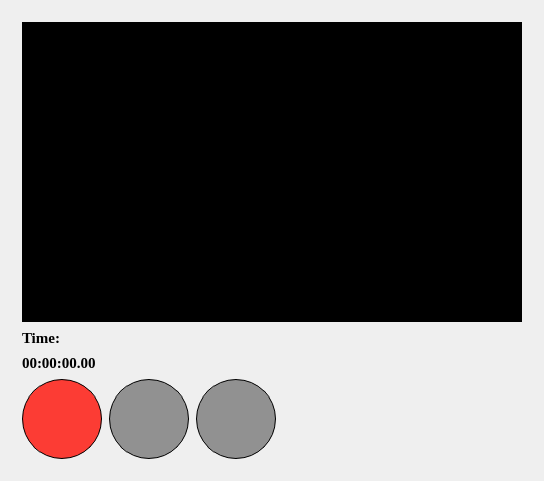
         <widget class="QWidget" name="Recording">
          <attribute name="title">
           <string>Recording</string>
          </attribute>
          <layout class="QVBoxLayout" name="verticalLayout_4">
           <property name="spacing">
            <number>7</number>
           </property>
           <property name="leftMargin">
            <number>11</number>
           </property>
           <property name="topMargin">
            <number>11</number>
           </property>
           <property name="rightMargin">
            <number>11</number>
           </property>
           <property name="bottomMargin">
            <number>11</number>
           </property>
           <item>
            <layout class="QVBoxLayout" name="verticalLayout_5">
             <property name="leftMargin">
              <number>11</number>
             </property>
             <property name="topMargin">
              <number>11</number>
             </property>
             <property name="rightMargin">
              <number>11</number>
             </property>
             <property name="bottomMargin">
              <number>11</number>
             </property>
             <item>
              <widget class="QWidget" name="recordWaveDisplay" native="true">
               <property name="sizePolicy">
                <sizepolicy hsizetype="Minimum" vsizetype="Minimum">
                 <horstretch>0</horstretch>
                 <verstretch>0</verstretch>
                </sizepolicy>
               </property>
               <property name="minimumSize">
                <size>
                 <width>500</width>
                 <height>300</height>
                </size>
               </property>
               <property name="maximumSize">
                <size>
                 <width>500</width>
                 <height>300</height>
                </size>
               </property>
               <property name="styleSheet">
                <string notr="true">background-color: rgb(0, 0, 0);</string>
               </property>
              </widget>
             </item>
             <item>
              <widget class="QLabel" name="recordTimeTitle">
               <property name="maximumSize">
                <size>
                 <width>16777215</width>
                 <height>20</height>
                </size>
               </property>
               <property name="font">
                <font>
                 <family>Times New Roman</family>
                 <pointsize>11</pointsize>
                 <weight>75</weight>
                 <bold>true</bold>
                </font>
               </property>
               <property name="text">
                <string>Time:</string>
               </property>
              </widget>
             </item>
             <item>
              <widget class="QLabel" name="recordTime">
               <property name="maximumSize">
                <size>
                 <width>16777215</width>
                 <height>20</height>
                </size>
               </property>
               <property name="font">
                <font>
                 <family>Times New Roman</family>
                 <pointsize>11</pointsize>
                 <weight>75</weight>
                 <bold>true</bold>
                </font>
               </property>
               <property name="text">
                <string>00:00:00.00</string>
               </property>
              </widget>
             </item>
             <item>
              <layout class="QHBoxLayout" name="horizontalLayout_5">
               <item>
                <widget class="QPushButton" name="recordBtn">
                 <property name="minimumSize">
                  <size>
                   <width>80</width>
                   <height>80</height>
                  </size>
                 </property>
                 <property name="maximumSize">
                  <size>
                   <width>80</width>
                   <height>80</height>
                  </size>
                 </property>
                 <property name="styleSheet">
                  <string notr="true">QPushButton{
border-radius: 40px;
border: 1px solid black;
background-color: rgba(255, 10, 0,200)
}

QPushButton:hover{
background-color: rgba(255, 10, 0, 100)
}

QPushButton:pressed{
background-color: rgb(255, 10, 0)
}

QPushButton:disabled{
background-color: rgb(145, 145, 145)
}</string>
                 </property>
                 <property name="text">
                  <string/>
                 </property>
                 <property name="icon">
                  <iconset>
                   <normalon>:/icon/tap/recording.png</normalon>
                  </iconset>
                 </property>
                 <property name="iconSize">
                  <size>
                   <width>80</width>
                   <height>80</height>
                  </size>
                 </property>
                </widget>
               </item>
               <item>
                <widget class="QPushButton" name="pauseRecBtn">
                 <property name="enabled">
                  <bool>false</bool>
                 </property>
                 <property name="minimumSize">
                  <size>
                   <width>80</width>
                   <height>80</height>
                  </size>
                 </property>
                 <property name="maximumSize">
                  <size>
                   <width>80</width>
                   <height>80</height>
                  </size>
                 </property>
                 <property name="styleSheet">
                  <string notr="true">QPushButton{
border-radius: 40px;
border: 1px solid black;
background-color: rgba(255, 255, 0,200)
}

QPushButton:hover{
background-color: rgba(255, 255, 0, 100)
}

QPushButton:pressed{
background-color: rgb(255, 255, 0)
}

QPushButton:disabled{
background-color: rgb(145, 145, 145)
}

</string>
                 </property>
                 <property name="text">
                  <string/>
                 </property>
                 <property name="icon">
                  <iconset>
                   <normalon>:/icon/pause.png</normalon>
                  </iconset>
                 </property>
                 <property name="iconSize">
                  <size>
                   <width>40</width>
                   <height>40</height>
                  </size>
                 </property>
                </widget>
               </item>
               <item>
                <widget class="QPushButton" name="saveRecBtn">
                 <property name="enabled">
                  <bool>false</bool>
                 </property>
                 <property name="minimumSize">
                  <size>
                   <width>80</width>
                   <height>80</height>
                  </size>
                 </property>
                 <property name="maximumSize">
                  <size>
                   <width>80</width>
                   <height>80</height>
                  </size>
                 </property>
                 <property name="styleSheet">
                  <string notr="true">QPushButton{
border-radius: 40px;
border: 1px solid black;
background-color: rgba(255, 10, 0,200)
}

QPushButton:hover{
background-color: rgba(255, 10, 0, 100)
}

QPushButton:pressed{
background-color: rgb(255, 10, 0)
}

QPushButton:disabled{
background-color: rgb(145, 145, 145)
}

</string>
                 </property>
                 <property name="text">
                  <string/>
                 </property>
                 <property name="icon">
                  <iconset>
                   <normalon>:/icon/stop.png</normalon>
                  </iconset>
                 </property>
                 <property name="iconSize">
                  <size>
                   <width>40</width>
                   <height>40</height>
                  </size>
                 </property>
                </widget>
               </item>
               <item>
                <spacer name="horizontalSpacer_2">
                 <property name="orientation">
                  <enum>Qt::Horizontal</enum>
                 </property>
                 <property name="sizeHint" stdset="0">
                  <size>
                   <width>40</width>
                   <height>20</height>
                  </size>
                 </property>
                </spacer>
               </item>
              </layout>
             </item>
            </layout>
           </item>
          </layout>
         </widget>
